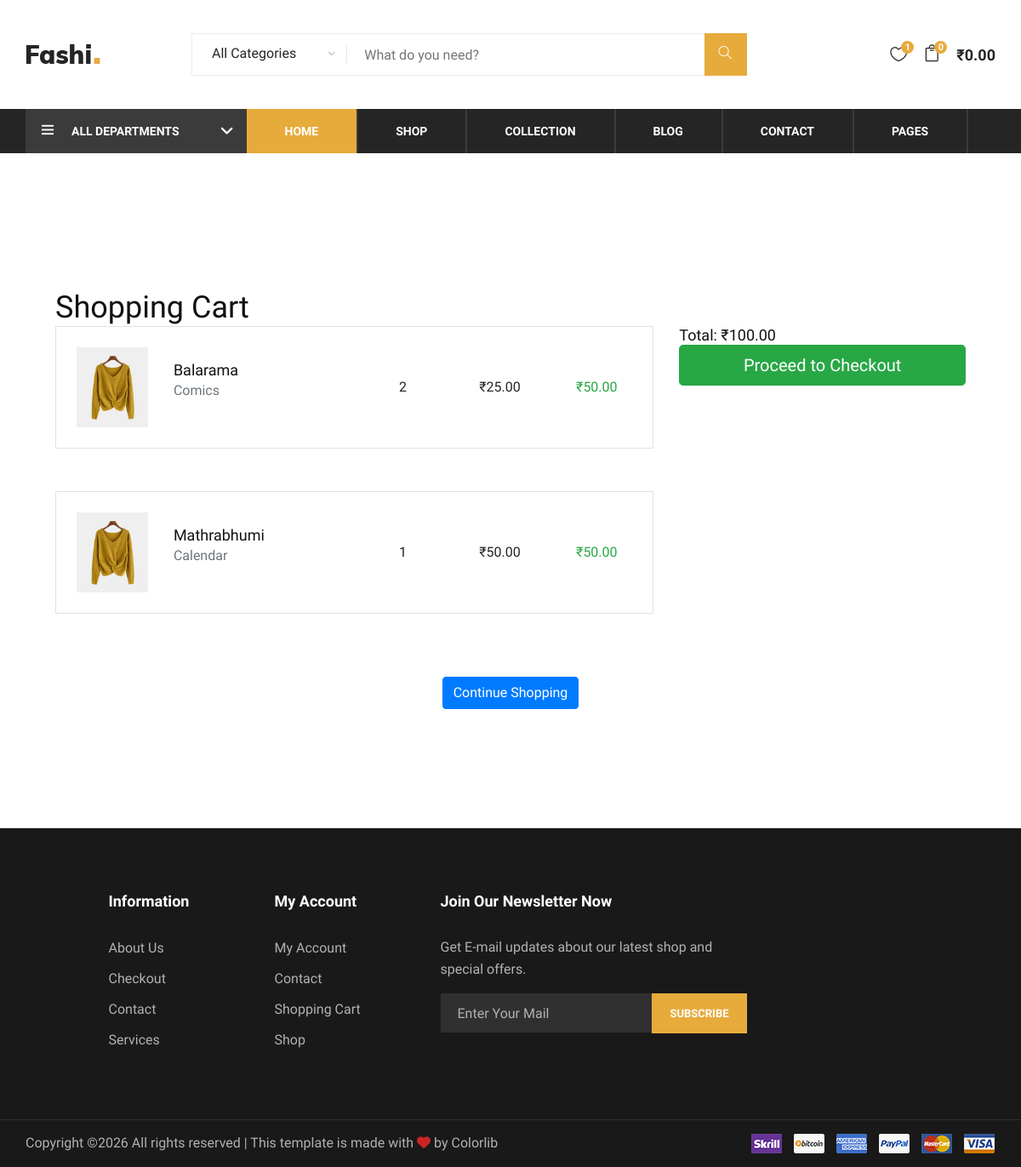
/customer/cart/ (signed in), run on the app's committed database.
### admin_panel/models.py (models this page shows, shortened)
class Product(models.Model):
    type = models.CharField(max_length=50)
    name = models.CharField(max_length=50)
    price = models.DecimalField(max_digits=10, decimal_places=2)
    price_from = models.CharField(max_length=20)
    management_type = models.CharField(max_length=50)
    issue_day = models.DateField()
    details = models.TextField()
    frequency = models.ManyToManyField(Frequency, blank=True)

### customer/views.py (the view)
# urls.py: path('cart/', views.cart_view, name='cart'),
def cart_view(request):
    if not request.user.is_authenticated:
        return redirect('login')  # or however you handle this
    try:
        order = CustomerOrder.objects.get(customer=request.user, status='cart')
        cart_items = []
        total = 0.0
        for item in order.items.select_related('product').all():
            subtotal = float(item.product.price) * item.qty
            cart_items.append({
                'product': item.product,
                'qty': item.qty,
                'subtotal': subtotal
            })
            total += subtotal
    except CustomerOrder.DoesNotExist:
        cart_items = []
        total = 0.0
    return render(request, 'cart.html', {
        'cart_items': cart_items,
        'total': total
    })

### templates/cart.html
{% extends 'header_footer.html' %}
{% load static %}
{% block content %}
<section class="shopping-cart spad">
    <div class="container">
        <div class="row">
            <div class="col-lg-12">
                <h2>Shopping Cart</h2>
                {% if cart_items %}
                <div class="row">
                    <div class="col-lg-8">
                        <div class="row">
                            {% for item in cart_items %}
                            <div class="col-12 mb-4">
                                <div class="product-item border p-4">
                                    <div class="row align-items-center">
                                        <div class="col-md-2">
                                            <img src="{% static 'img/products/product-1.jpg' %}" class="img-fluid" alt="{{ item.product.name }}">
                                        </div>
                                        <div class="col-md-4">
                                            <h5>{{ item.product.name }}</h5>
                                            <p class="text-muted">{{ item.product.type }}</p>
                                        </div>
                                        <div class="col-md-2 text-center">
                                            <span class="qty">{{ item.qty }}</span>
                                        </div>
                                        <div class="col-md-2 text-center">
                                            ₹{{ item.product.price }}
                                        </div>
                                        <div class="col-md-2 text-center fw-bold text-success">
                                            ₹{{ item.subtotal|floatformat:2 }}
                                        </div>
                                    </div>
                                </div>
                            </div>
                            {% endfor %}
                        </div>
                    </div>
                    <div class="col-lg-4">
                        <div class="order-total">
                            <h5>Total: ₹{{ total|floatformat:2 }}</h5>
                            <button class="btn btn-success btn-lg w-100 mb-3">Proceed to Checkout</button>
                        </div>
                    </div>
                </div>
                {% else %}
                <div class="text-center py-5">
                    <h4>Your cart is empty.</h4>
                    <a href="{% url 'customer_shop' %}" class="btn btn-primary mt-3">Continue Shopping</a>
                </div>
                {% endif %}
                <div class="text-center mt-4">
                    <a href="{% url 'customer_shop' %}" class="btn btn-primary">Continue Shopping</a>
                </div>
            </div>
        </div>
    </div>
</section>
{% endblock %}

### static/css/style.css (style rules this page uses)
html, body { height: 100%; font-family: "Muli", sans-serif; -webkit-font-smoothing: antialiased; font-smoothing: antialiased; }
h1, h2, h3, h4, h5, h6 { margin: 0; color: #111111; font-weight: 400; font-family: "Muli", sans-serif; }
h2 { font-size: 36px; }
h5 { font-size: 18px; }
p { font-size: 16px; font-family: "Muli", sans-serif; color: #636363; font-weight: 400; line-height: 26px; margin: 0 0 15px 0; }
img { max-width: 100%; }
.spad { padding-top: 100px; padding-bottom: 100px; }
.product-item { margin-bottom: 26px; }
.shopping-cart { padding-top: 80px; padding-bottom: 60px; }
@media only screen and (min-width: 1200px) { .container { max-width: 1170px; } }

### data on the page
Product: product.name "Balarama", product.type "Comics", qty "2", product.price "25.00", subtotal "50.00"
Product: product.name "Mathrabhumi", product.type "Calendar", qty "1", product.price "50.00", subtotal "50.00"

### other printed values
{{ total|floatformat:2 }} "100.00"
